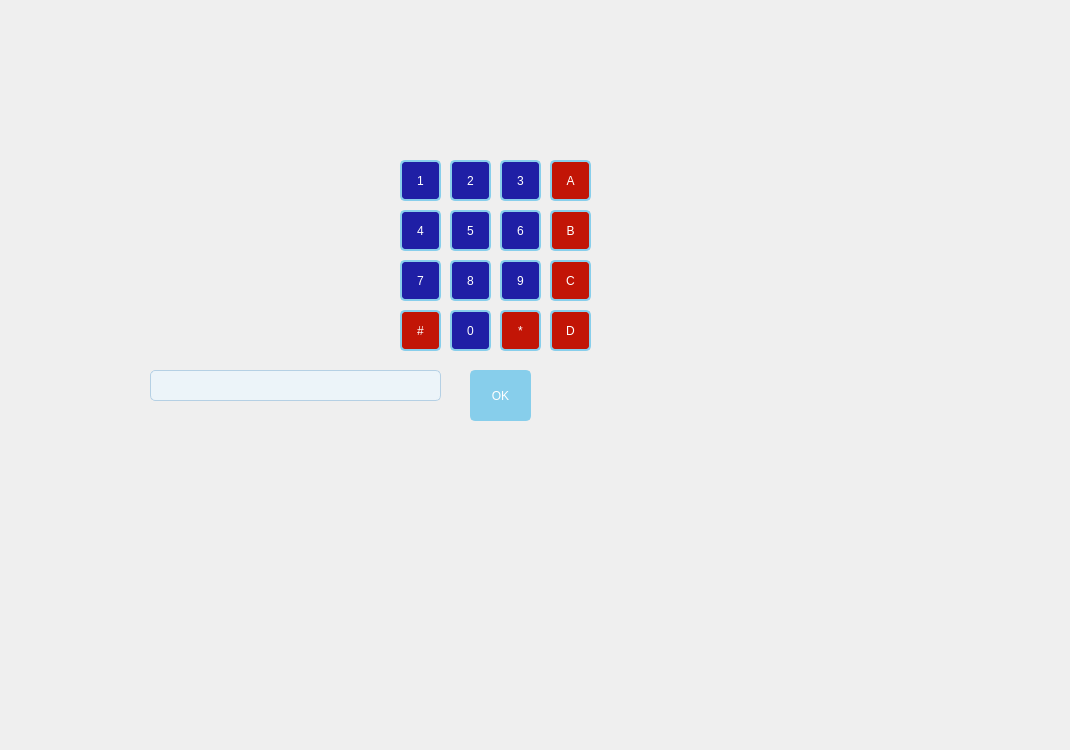
    <widget class="QWidget" name="mdp">
     <attribute name="title">
      <string>MDP</string>
     </attribute>
     <widget class="QLabel" name="label_16">
      <property name="geometry">
       <rect>
        <x>-20</x>
        <y>-60</y>
        <width>1061</width>
        <height>741</height>
       </rect>
      </property>
      <property name="text">
       <string/>
      </property>
      <property name="pixmap">
       <pixmap>../emission/Design sans titre.jpg</pixmap>
      </property>
     </widget>
     <widget class="QPushButton" name="b1">
      <property name="geometry">
       <rect>
        <x>400</x>
        <y>160</y>
        <width>41</width>
        <height>41</height>
       </rect>
      </property>
      <property name="styleSheet">
       <string notr="true">/* QPushButton style */
QPushButton {
 	background-color: rgb(31, 31, 165);    /* Light blue background color */

    color: white;                 /* White text color */
    border: 2px solid #87CEEB;    /* Light blue border */
    border-radius: 5px;           /* Rounded corners */
    padding: 5px 10px;             /* Padding */
	font: 8pt &quot;MS PGothic&quot;;

}

QPushButton:hover {
    background-color: #5F9EA0;    /* Darker light blue on hover */
}
</string>
      </property>
      <property name="text">
       <string>1</string>
      </property>
     </widget>
     <widget class="QPushButton" name="b2">
      <property name="geometry">
       <rect>
        <x>450</x>
        <y>160</y>
        <width>41</width>
        <height>41</height>
       </rect>
      </property>
      <property name="styleSheet">
       <string notr="true">/* QPushButton style */
QPushButton {
 	background-color: rgb(31, 31, 165);    /* Light blue background color */

    color: white;                 /* White text color */
    border: 2px solid #87CEEB;    /* Light blue border */
    border-radius: 5px;           /* Rounded corners */
    padding: 5px 10px;             /* Padding */
	font: 8pt &quot;MS PGothic&quot;;

}

QPushButton:hover {
    background-color: #5F9EA0;    /* Darker light blue on hover */
}
</string>
      </property>
      <property name="text">
       <string>2</string>
      </property>
     </widget>
     <widget class="QPushButton" name="b3">
      <property name="geometry">
       <rect>
        <x>500</x>
        <y>160</y>
        <width>41</width>
        <height>41</height>
       </rect>
      </property>
      <property name="styleSheet">
       <string notr="true">/* QPushButton style */
QPushButton {
 	background-color: rgb(31, 31, 165);    /* Light blue background color */

    color: white;                 /* White text color */
    border: 2px solid #87CEEB;    /* Light blue border */
    border-radius: 5px;           /* Rounded corners */
    padding: 5px 10px;             /* Padding */
	font: 8pt &quot;MS PGothic&quot;;

}

QPushButton:hover {
    background-color: #5F9EA0;    /* Darker light blue on hover */
}
</string>
      </property>
      <property name="text">
       <string>3</string>
      </property>
     </widget>
     <widget class="QPushButton" name="b6">
      <property name="geometry">
       <rect>
        <x>500</x>
        <y>210</y>
        <width>41</width>
        <height>41</height>
       </rect>
      </property>
      <property name="styleSheet">
       <string notr="true">/* QPushButton style */
QPushButton {
 	background-color: rgb(31, 31, 165);    /* Light blue background color */

    color: white;                 /* White text color */
    border: 2px solid #87CEEB;    /* Light blue border */
    border-radius: 5px;           /* Rounded corners */
    padding: 5px 10px;             /* Padding */
	font: 8pt &quot;MS PGothic&quot;;

}

QPushButton:hover {
    background-color: #5F9EA0;    /* Darker light blue on hover */
}
</string>
      </property>
      <property name="text">
       <string>6</string>
      </property>
     </widget>
     <widget class="QPushButton" name="b5">
      <property name="geometry">
       <rect>
        <x>450</x>
        <y>210</y>
        <width>41</width>
        <height>41</height>
       </rect>
      </property>
      <property name="styleSheet">
       <string notr="true">/* QPushButton style */
QPushButton {
 	background-color: rgb(31, 31, 165);    /* Light blue background color */

    color: white;                 /* White text color */
    border: 2px solid #87CEEB;    /* Light blue border */
    border-radius: 5px;           /* Rounded corners */
    padding: 5px 10px;             /* Padding */
	font: 8pt &quot;MS PGothic&quot;;

}

QPushButton:hover {
    background-color: #5F9EA0;    /* Darker light blue on hover */
}
</string>
      </property>
      <property name="text">
       <string>5</string>
      </property>
     </widget>
     <widget class="QPushButton" name="b4">
      <property name="geometry">
       <rect>
        <x>400</x>
        <y>210</y>
        <width>41</width>
        <height>41</height>
       </rect>
      </property>
      <property name="styleSheet">
       <string notr="true">/* QPushButton style */
QPushButton {
 	background-color: rgb(31, 31, 165);    /* Light blue background color */

    color: white;                 /* White text color */
    border: 2px solid #87CEEB;    /* Light blue border */
    border-radius: 5px;           /* Rounded corners */
    padding: 5px 10px;             /* Padding */
	font: 8pt &quot;MS PGothic&quot;;

}

QPushButton:hover {
    background-color: #5F9EA0;    /* Darker light blue on hover */
}
</string>
      </property>
      <property name="text">
       <string>4</string>
      </property>
     </widget>
     <widget class="QPushButton" name="b7">
      <property name="geometry">
       <rect>
        <x>400</x>
        <y>260</y>
        <width>41</width>
        <height>41</height>
       </rect>
      </property>
      <property name="styleSheet">
       <string notr="true">/* QPushButton style */
QPushButton {
 	background-color: rgb(31, 31, 165);    /* Light blue background color */

    color: white;                 /* White text color */
    border: 2px solid #87CEEB;    /* Light blue border */
    border-radius: 5px;           /* Rounded corners */
    padding: 5px 10px;             /* Padding */
	font: 8pt &quot;MS PGothic&quot;;

}

QPushButton:hover {
    background-color: #5F9EA0;    /* Darker light blue on hover */
}
</string>
      </property>
      <property name="text">
       <string>7</string>
      </property>
     </widget>
     <widget class="QPushButton" name="b8">
      <property name="geometry">
       <rect>
        <x>450</x>
        <y>260</y>
        <width>41</width>
        <height>41</height>
       </rect>
      </property>
      <property name="styleSheet">
       <string notr="true">/* QPushButton style */
QPushButton {
 	background-color: rgb(31, 31, 165);    /* Light blue background color */

    color: white;                 /* White text color */
    border: 2px solid #87CEEB;    /* Light blue border */
    border-radius: 5px;           /* Rounded corners */
    padding: 5px 10px;             /* Padding */
	font: 8pt &quot;MS PGothic&quot;;

}

QPushButton:hover {
    background-color: #5F9EA0;    /* Darker light blue on hover */
}
</string>
      </property>
      <property name="text">
       <string>8</string>
      </property>
     </widget>
     <widget class="QPushButton" name="b9">
      <property name="geometry">
       <rect>
        <x>500</x>
        <y>260</y>
        <width>41</width>
        <height>41</height>
       </rect>
      </property>
      <property name="styleSheet">
       <string notr="true">/* QPushButton style */
QPushButton {
 	background-color: rgb(31, 31, 165);    /* Light blue background color */

    color: white;                 /* White text color */
    border: 2px solid #87CEEB;    /* Light blue border */
    border-radius: 5px;           /* Rounded corners */
    padding: 5px 10px;             /* Padding */
	font: 8pt &quot;MS PGothic&quot;;

}

QPushButton:hover {
    background-color: #5F9EA0;    /* Darker light blue on hover */
}
</string>
      </property>
      <property name="text">
       <string>9</string>
      </property>
     </widget>
     <widget class="QPushButton" name="b0">
      <property name="geometry">
       <rect>
        <x>450</x>
        <y>310</y>
        <width>41</width>
        <height>41</height>
       </rect>
      </property>
      <property name="styleSheet">
       <string notr="true">/* QPushButton style */
QPushButton {
 	background-color: rgb(31, 31, 165);    /* Light blue background color */

    color: white;                 /* White text color */
    border: 2px solid #87CEEB;    /* Light blue border */
    border-radius: 5px;           /* Rounded corners */
    padding: 5px 10px;             /* Padding */
	font: 8pt &quot;MS PGothic&quot;;

}

QPushButton:hover {
    background-color: #5F9EA0;    /* Darker light blue on hover */
}
</string>
      </property>
      <property name="text">
       <string>0</string>
      </property>
     </widget>
     <widget class="QPushButton" name="bdieze">
      <property name="geometry">
       <rect>
        <x>400</x>
        <y>310</y>
        <width>41</width>
        <height>41</height>
       </rect>
      </property>
      <property name="styleSheet">
       <string notr="true">/* QPushButton style */
QPushButton {
 	background-color: rgb(194, 21, 6);    /* Light blue background color */

    color: white;                 /* White text color */
    border: 2px solid #87CEEB;    /* Light blue border */
    border-radius: 5px;           /* Rounded corners */
    padding: 5px 10px;             /* Padding */
	font: 8pt &quot;MS PGothic&quot;;



}

QPushButton:hover {
    background-color: #5F9EA0;    /* Darker light blue on hover */
}
</string>
      </property>
      <property name="text">
       <string>#</string>
      </property>
     </widget>
     <widget class="QPushButton" name="betoile">
      <property name="geometry">
       <rect>
        <x>500</x>
        <y>310</y>
        <width>41</width>
        <height>41</height>
       </rect>
      </property>
      <property name="styleSheet">
       <string notr="true">/* QPushButton style */
QPushButton {
 	background-color: rgb(194, 21, 6);    /* Light blue background color */

    color: white;                 /* White text color */
    border: 2px solid #87CEEB;    /* Light blue border */
    border-radius: 5px;           /* Rounded corners */
    padding: 5px 10px;             /* Padding */
	font: 8pt &quot;MS PGothic&quot;;

}

QPushButton:hover {
    background-color: #5F9EA0;    /* Darker light blue on hover */
}
</string>
      </property>
      <property name="text">
       <string>*</string>
      </property>
     </widget>
     <widget class="QPushButton" name="bA">
      <property name="geometry">
       <rect>
        <x>550</x>
        <y>160</y>
        <width>41</width>
        <height>41</height>
       </rect>
      </property>
      <property name="styleSheet">
       <string notr="true">/* QPushButton style */
QPushButton {
 	background-color: rgb(194, 21, 6);    /* Light blue background color */

    color: white;                 /* White text color */
    border: 2px solid #87CEEB;    /* Light blue border */
    border-radius: 5px;           /* Rounded corners */
    padding: 5px 10px;             /* Padding */
	font: 8pt &quot;MS PGothic&quot;;


}

QPushButton:hover {
    background-color: #5F9EA0;    /* Darker light blue on hover */
}
</string>
      </property>
      <property name="text">
       <string>A</string>
      </property>
     </widget>
     <widget class="QPushButton" name="bB">
      <property name="geometry">
       <rect>
        <x>550</x>
        <y>210</y>
        <width>41</width>
        <height>41</height>
       </rect>
      </property>
      <property name="styleSheet">
       <string notr="true">/* QPushButton style */
QPushButton {
 	background-color: rgb(194, 21, 6);    /* Light blue background color */

    color: white;                 /* White text color */
    border: 2px solid #87CEEB;    /* Light blue border */
    border-radius: 5px;           /* Rounded corners */
    padding: 5px 10px;             /* Padding */
	font: 8pt &quot;MS PGothic&quot;;


}

QPushButton:hover {
    background-color: #5F9EA0;    /* Darker light blue on hover */
}
</string>
      </property>
      <property name="text">
       <string>B</string>
      </property>
     </widget>
     <widget class="QPushButton" name="bC">
      <property name="geometry">
       <rect>
        <x>550</x>
        <y>260</y>
        <width>41</width>
        <height>41</height>
       </rect>
      </property>
      <property name="styleSheet">
       <string notr="true">/* QPushButton style */
QPushButton {
 	background-color: rgb(194, 21, 6);    /* Light blue background color */

    color: white;                 /* White text color */
    border: 2px solid #87CEEB;    /* Light blue border */
    border-radius: 5px;           /* Rounded corners */
    padding: 5px 10px;             /* Padding */
	font: 8pt &quot;MS PGothic&quot;;

}

QPushButton:hover {
    background-color: #5F9EA0;    /* Darker light blue on hover */
}
</string>
      </property>
      <property name="text">
       <string>C</string>
      </property>
     </widget>
     <widget class="QPushButton" name="bD">
      <property name="geometry">
       <rect>
        <x>550</x>
        <y>310</y>
        <width>41</width>
        <height>41</height>
       </rect>
      </property>
      <property name="styleSheet">
       <string notr="true">/* QPushButton style */
QPushButton {
 	background-color: rgb(194, 21, 6);    /* Light blue background color */

    color: white;                 /* White text color */
    border: 2px solid #87CEEB;    /* Light blue border */
    border-radius: 5px;           /* Rounded corners */
    padding: 5px 10px;             /* Padding */
	font: 8pt &quot;MS PGothic&quot;;


}

QPushButton:hover {
    background-color: #5F9EA0;    /* Darker light blue on hover */
}
</string>
      </property>
      <property name="text">
       <string>D</string>
      </property>
     </widget>
     <widget class="QPushButton" name="comfirmer_mdp">
      <property name="geometry">
       <rect>
        <x>470</x>
        <y>370</y>
        <width>61</width>
        <height>51</height>
       </rect>
      </property>
      <property name="styleSheet">
       <string notr="true">/* QPushButton style */
QPushButton {
    background-color: #87CEEB;    /* Light blue background color */
    color: white;                 /* White text color */
    border: 2px solid #87CEEB;    /* Light blue border */
    border-radius: 5px;           /* Rounded corners */
    padding: 5px 10px;             /* Padding */
}

QPushButton:hover {
    background-color: #5F9EA0;    /* Darker light blue on hover */
}
</string>
      </property>
      <property name="text">
       <string>OK</string>
      </property>
     </widget>
     <widget class="QLineEdit" name="tap_mdp">
      <property name="geometry">
       <rect>
        <x>150</x>
        <y>370</y>
        <width>291</width>
        <height>31</height>
       </rect>
      </property>
      <property name="styleSheet">
       <string notr="true">/* Line Edit style */
QLineEdit {
    background-color: #ecf4f9;      /* Light blue background color */
    color: #333333;                 /* Dark gray text color */
    border: 1px solid #b5d0e4;      /* Light blue border */
    border-radius: 5px;             /* Rounded corners */
    padding: 3px;                   /* Padding */
}

QLineEdit:focus {
    border-color: #3fb5d0;          /* Light blue border color when focused */
}

/* Combo Box style */
QComboBox {
    background-color: #ecf4f9;      /* Light blue background color */
    color: #333333;                 /* Dark gray text color */
    border: 1px solid #b5d0e4;      /* Light blue border */
    border-radius: 5px;             /* Rounded corners */
    padding: 3px;                   /* Padding */
}

QComboBox::drop-down {
    subcontrol-origin: padding;
    subcontrol-position: top right;
    width: 15px;                    /* Width of the dropdown arrow */
    border-left-width: 1px;         /* Thickness of the border */
    border-left-color: #b5d0e4;     /* Color of the border */
    border-left-style: solid;
    background-color: transparent;  /* Transparent background */
    border-top-right-radius: 5px;   /* Rounded top-right corner */
    border-bottom-right-radius: 5px;/* Rounded bottom-right corner */
}

QComboBox::down-arrow {
    image: url(down-arrow.png);     /* Replace 'down-arrow.png' with your arrow image */
}

/* Time Edit style */
QTimeEdit {
    background-color: #ecf4f9;      /* Light blue background color */
    color: #333333;                 /* Dark gray text color */
    border: 1px solid #b5d0e4;      /* Light blue border */
    border-radius: 5px;             /* Rounded corners */
    padding: 3px;                   /* Padding */
}

/* Plain Text Edit style */
QPlainTextEdit {
    background-color: #ecf4f9;      /* Light blue background color */
    color: #333333;                 /* Dark gray text color */
    border: 1px solid #b5d0e4;      /* Light blue border */
    border-radius: 5px;             /* Rounded corners */
    padding: 5px;                   /* Padding */
}

/* Date Edit style */
QDateEdit {
    background-color: #ecf4f9;      /* Light blue background color */
    color: #333333;                 /* Dark gray text color */
    border: 1px solid #b5d0e4;      /* Light blue border */
    border-radius: 5px;             /* Rounded corners */
    padding: 3px;                   /* Padding */
}

QDateEdit::drop-down {
    subcontrol-origin: padding;
    subcontrol-position: top right;
    width: 15px;                    /* Width of the dropdown arrow */
    border-left-width: 1px;         /* Thickness of the border */
    border-left-color: #b5d0e4;     /* Color of the border */
    border-left-style: solid;
    background-color: transparent;  /* Transparent background */
    border-top-right-radius: 5px;   /* Rounded top-right corner */
    border-bottom-right-radius: 5px;/* Rounded bottom-right corner */
}

QDateEdit::down-arrow {
    image: url(down-arrow.png);     /* Replace 'down-arrow.png' with your arrow image */
}
</string>
      </property>
     </widget>
    </widget>
